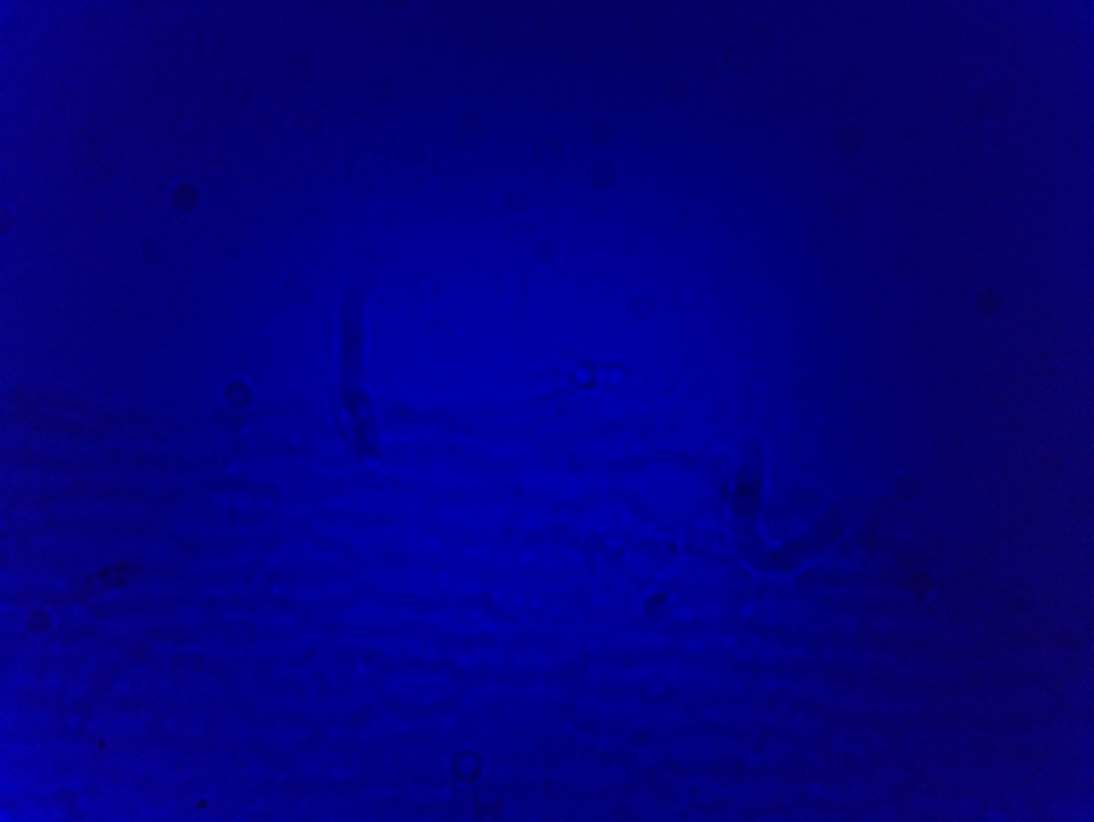
#> input picture WORKSHOP/INLINE-HOLOGRAMM/PYTHON/testholo2.jpg, 3280 x 2464 px, found by its file name (shown at 1/3 size)
$ jupyter execute --allow-errors Listings_1_ReconHoloInline.ipynb   (shell and % lines are left out)
#> lines starting #> are read from the running program, lines starting #| are printed output that depends on the picture
# Inline-Hologram Reconstruction
This Notebook should recover a hologram recorded with an inline holographical microscope

[cell 1]

#iPython related imports and settings
from ipywidgets import interact, widgets, fixed
from IPython.display import display
import matplotlib.pyplot as plt
import warnings

# Inline matplotlib and costume image size
%pylab inline
#> (the rest of this cell did not finish here and is left out)

## Define the fresnel propagator

[cell 2]
def abssqr(x):
    # this is what a detector sees (only intensities)
    return np.real(x*np.conj(x))

def FT(x):
    # this only defines the correct fwd fourier transform including proper shift of the frequencies
    return np.fft.fftshift(np.fft.fft2(x)) # Fourier transform and shift

def iFT(x):
    # this only defines the correct inverse fourier transform including proper shift of the frequencies
    return np.fft.ifft2(np.fft.ifftshift(x)) # inverse Fourier transform and shift

def FresnelPropagator(E0, ps, lambda0, z):
    # Freespace propagation using Fresnel-kernel
    #
    # Inputs:
    #             E0 - initial complex field in x-y source plane
    #             ps - pixel size in microns
    #             lambda0 - wavelength in nm
    #             z - z-value (distance from sensor to object)
    #             background - optional background image to divide out from
    #
    # Outputs:
    #             Ef - Propagated output-field
    #             H - Fresnel Kernel

    upsample_scale = 1;                 # Scale by which to upsample image
    n = upsample_scale * E0.shape[1] # Image width in pixels (same as height)
    grid_size = ps * n;                 # Grid size in x-direction


    # Inverse space
    fx = np.linspace(-(n-1)/2*(1/grid_size), (n-1)/2*(1/grid_size), n)
    fy = np.linspace(-(n-1)/2*(1/grid_size), (n-1)/2*(1/grid_size), n)
    Fx, Fy = np.meshgrid(fx, fy)

    # Fresnel kernel / point spread function h = H(kx, ky)
    # from Fourier Optics, chapter 4
    # H = sqrt(z*lambda0)*exp(1i*pi*lambda0*z*(Fx.^2+Fy.^2));
    # sphere=exp(i*k/2/zc*(xx.^2+yy.^2));
    H = np.exp(1j*(2 * np.pi / lambda0) * z) * np.exp(1j * np.pi * lambda0 * z * (Fx**2 + Fy**2))
    #H= cos(pi*lambda0*z*(Fx.^2+Fy.^2)+(2*pi*z)/lambda0)+1i.*sin(pi*lambda0*z*(Fx.^2+Fy.^2)+(2*pi*z)/lambda0);

    # Compute FFT centered about 0
    E0fft = FT((E0));     # Centered about 0 since fx and fy centered about 0

    # Multiply spectrum with fresnel phase-factor
    G = H * E0fft
    Ef = iFT(G) # Output after deshifting Fourier transform

    return Ef#, H

## Define experimental parameters

[cell 3]
# define some experimental parameters
my_holo_file = 'testholo2.jpg'#'hologram_mouse.jpg'#''hologram_mouse2.jpg'# 'test_microplastic.jpg'# 'hologram_mouse.jpg'
my_background_file = 'testholo.jpg'#'test2bg.jpg'
mychannel = 2 # select the color channel 0,1,2
mysize = 1280 # region of interest around the center coordinate
center_x = 2500 # This is the center where we want to crop the ROI of the holgrom
center_y = 1600 # This is the center where we want to crop the ROI of the holgrom


# define acquisition parameters
pixelsize = 1.4e-6; #0.6e-6#.2e-6#3.000e-6;
lambda0 = 440e-9; # in nanometer #530e-9;

# start and stop z-focus measure
stepsize = 0.001;

# read the raw-hologram
myholo = 1.*plt.imread(my_holo_file);

# select only the blue channel (because we used the blue LED)
myholo = myholo[:,:,mychannel ]
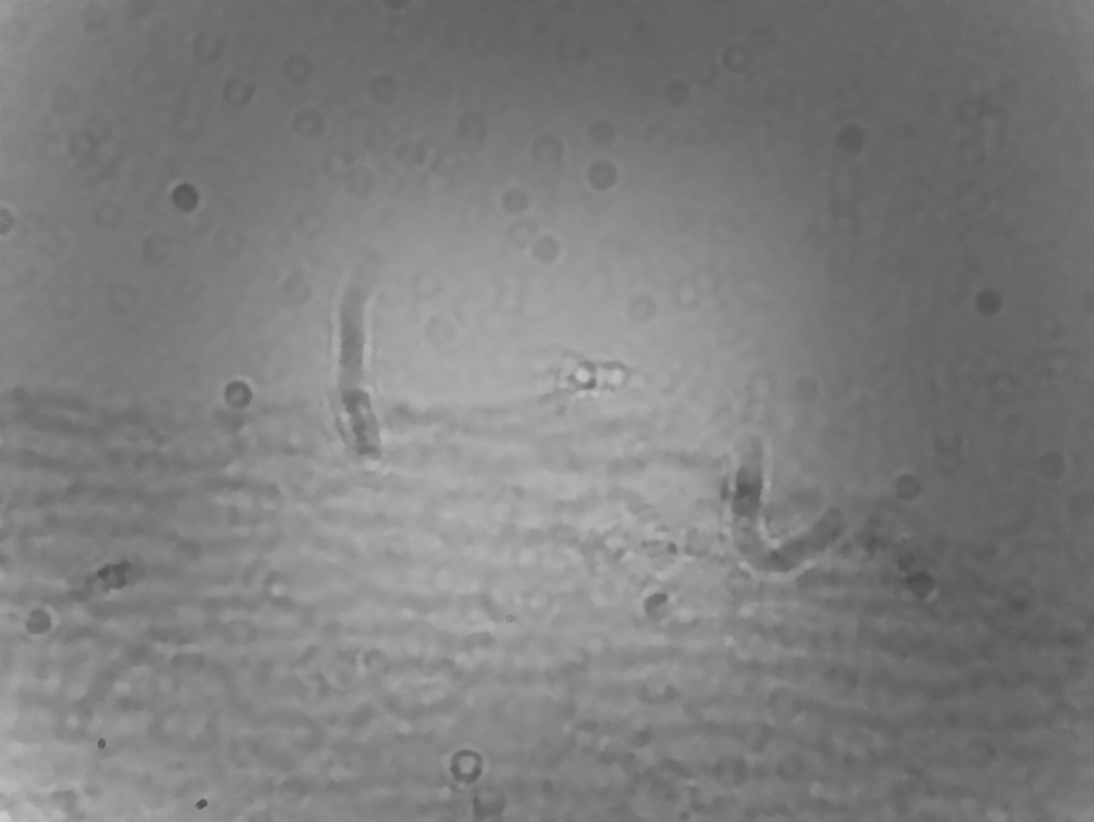
#> myholo: shape (2464, 3280) float64 (shown at 1/3 size); min 72, max 210, mean 126.8

# if we acquired the background, subtract it!
if(0):
    mybak = 1.*imread(my_background_file)
    mybak = mybak[:,:,mychannel ]
    myholo = myholo/(20+mybak) # add some value to avoid dividing by zero

# Display the raw hologram
#> (the rest of this cell did not finish here and is left out)

## Process the Holograms

[cell 4]
j = 0;
## Backpropagate the Hologram
# Fresnel Propagation - test out a range of z-values to find the one that
# brings the bug into focus
# Inspired from: https://stackoverflow.com/questions/48335240/change-content-of-image-interactively-using-slider-widgets
def FPfocus(myholo, pixelsize, lambda0, zpos):
    Ef = FresnelPropagator(myholo, pixelsize, lambda0, zpos)
    If = abssqr(Ef)
    ax_new.imshow(If, cmap="gray")
    fig.canvas.draw()
    display(fig)
    print("Now processed z-slice at z-position (mum) "+str(zpos))

# Creating costume widget
FocusSlider = widgets.FloatSlider(
    min = 0,
    max = .05,
    step = 1e-4,
    value=0,
    description = 'ZPos',
    continuous_update = True
)

# Generate a display
#> (the rest of this cell did not finish here and is left out)

# Refocussing of the hologram
Simpyl move the slider and digitally refocus the hologram. It may take some time as the computation is done online.

[cell 5]
# start interactive viewer
interact(FPfocus, myholo=fixed(myholo), pixelsize=fixed(pixelsize), lambda0=fixed(lambda0), zpos=FocusSlider)
#> the sliders are set to myholo = <module 'ipywidgets.fixed_' fr, pixelsize = <module 'ipywidgets.fixed_' fr, lambda0 = <module 'ipywidgets.fixed_' fr, zpos = 0
#> (the call stopped at in FresnelPropagator, `n = upsample_scale * E0.shape[1]`: ipywidgets is not available in this run)

# Save the best result

[cell 6]
zpos = .0095
#> (the rest of this cell did not finish here and is left out)


$ run again, with WORKSHOP/INLINE-HOLOGRAMM/PYTHON/testholo1.jpg copied over WORKSHOP/INLINE-HOLOGRAMM/PYTHON/testholo2.jpg
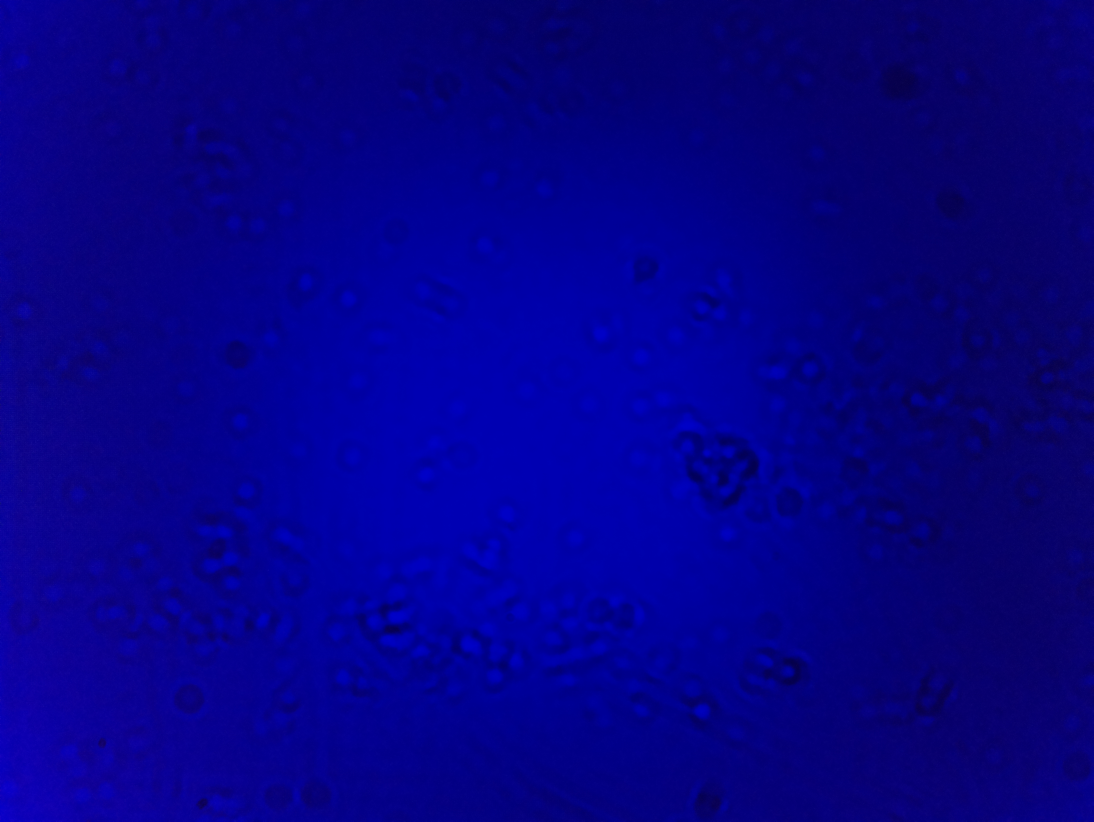
#> input picture WORKSHOP/INLINE-HOLOGRAMM/PYTHON/testholo1.jpg, 3280 x 2464 px, found by its file name (shown at 1/3 size)
#> `myholo = myholo[:,:,mychannel ]`:
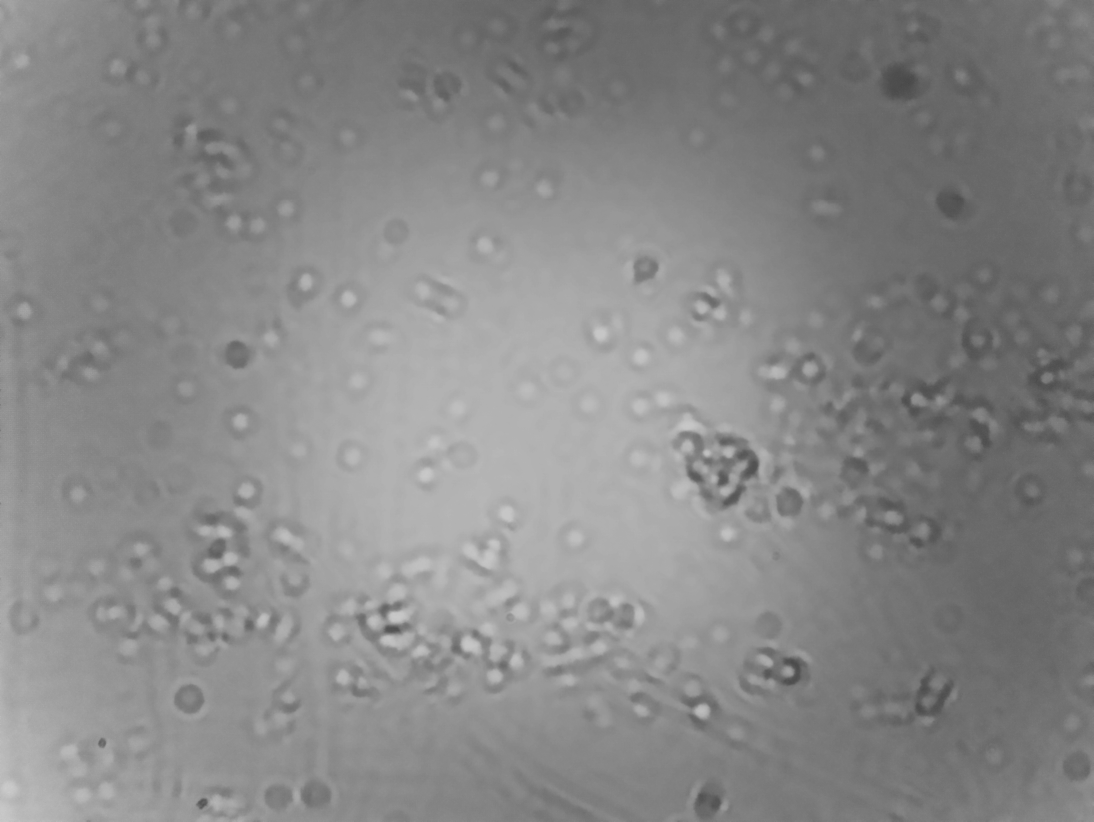
#> myholo: shape (2464, 3280) float64 (shown at 1/3 size); min 70, max 206, mean 135.4
